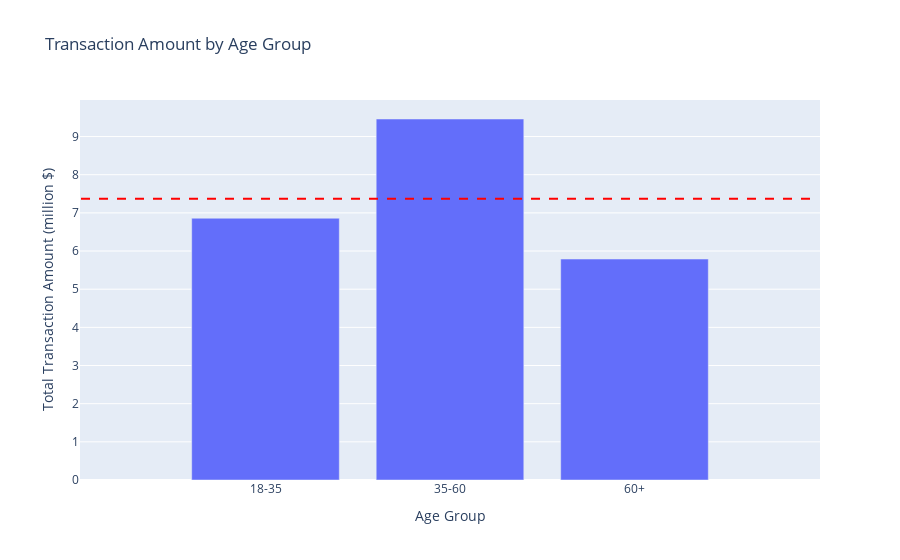

Notebook code for this chart:
### Markdown cell above
People from 35-60 age group have the highest transaction amount, the second one are people from 18-35 bracket and the last one are from 60+ group

### Code cell
# Group the data by 'AgeGroup' and calculate the sum of transaction amounts
age_groups = df.groupby('AgeGroup')['TransactionAmount'].sum().divide(10**6).round(2)

# Calculate the mean of the TransactionAmount
mean_transaction_amount = age_groups.mean()

# Create a bar chart using Plotly Express
fig = px.bar(age_groups, x=age_groups.index, y='TransactionAmount', title='Transaction Amount by Age Group')
fig.update_xaxes(title_text='Age Group')
fig.update_yaxes(title_text='Total Transaction Amount (million $)')

# Add a horizontal line for the mean value
fig.add_shape(
    type='line',
    x0=-1,
    x1=len(age_groups),
    y0=mean_transaction_amount,
    y1=mean_transaction_amount,
    line=dict(color='red', dash='dash'),
    name='Mean Transaction Amount'
)

# Show the interactive chart
fig.show()

### Figure 1 — Plotly figure (JSON) as saved in the notebook; plotly's stock layout.template omitted (floating-point values rounded to 4 significant figures)
{"data": [{"alignmentgroup": "True", "hovertemplate": "AgeGroup=%{x}<br>TransactionAmount=%{y}<extra></extra>", "legendgroup": "", "marker": {"color": "#636efa", "pattern": {"shape": ""}}, "name": "", "offsetgroup": "", "orientation": "v", "showlegend": false, "textposition": "auto", "type": "bar", "x": ["18-35", "35-60", "60+"], "xaxis": "x", "y": [6.86, 9.46, 5.79], "yaxis": "y"}], "layout": {"barmode": "relative", "legend": {"tracegroupgap": 0}, "shapes": [{"line": {"color": "red", "dash": "dash"}, "name": "Mean Transaction Amount", "type": "line", "x0": -1, "x1": 3, "y0": 7.37, "y1": 7.37}], "title": {"text": "Transaction Amount by Age Group"}, "xaxis": {"anchor": "y", "domain": [0, 1], "title": {"text": "Age Group"}}, "yaxis": {"anchor": "x", "domain": [0, 1], "title": {"text": "Total Transaction Amount (million $)"}}}}
